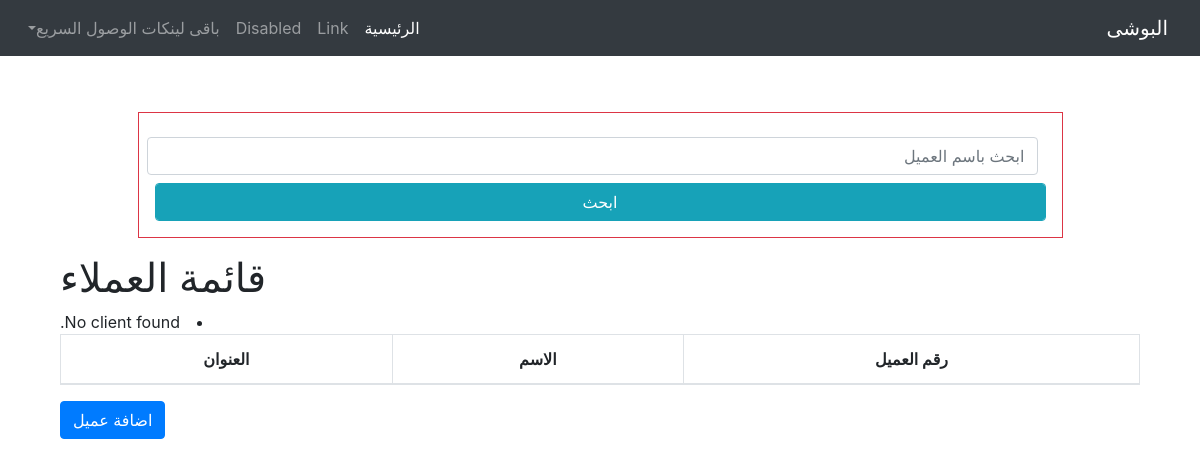
/client/, run on an earlier commit of the app's database.
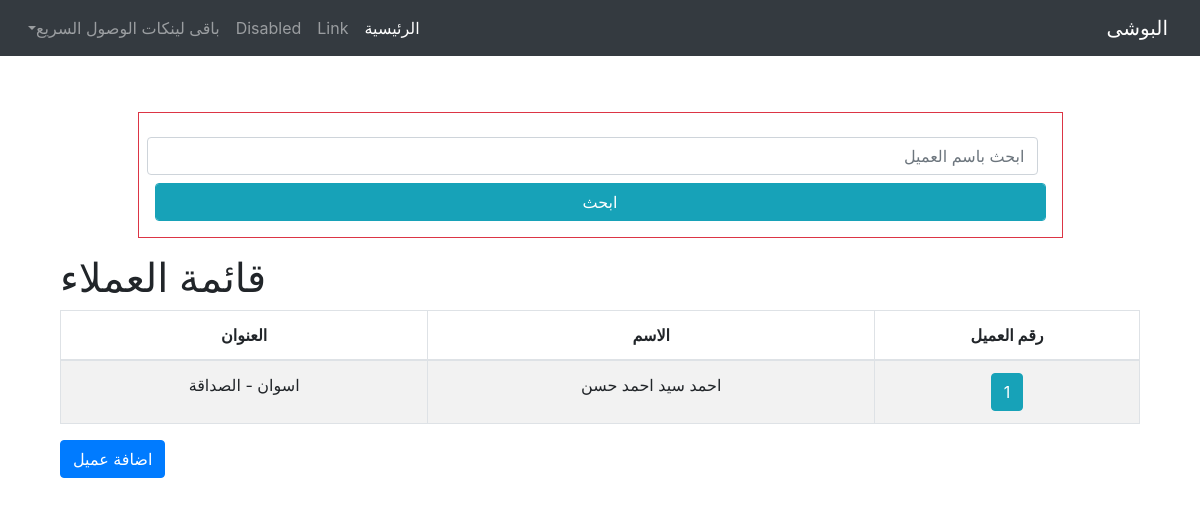
And on a later commit of the database.
### client/models.py (models this page shows, shortened)
class TimeStampMixin(models.Model):
    is_deleted      = models.BooleanField (default=False, db_index=True)
    created_at      = models.DateTimeField(auto_now_add=True,null=True)
    updated_at      = models.DateTimeField(auto_now=True,null=True)

class Client(TimeStampMixin, models.Model):
    GENDER_CHOICES = [
        ('male', 'رجالى'),
        ('female', 'حريمى'),
    ]
    FName       = models.CharField(max_length=15, null=True, blank=True, verbose_name="الاسم الاول") # الاسم الاول
    SName       = models.CharField(max_length=15, null=True, blank=True, verbose_name="الاسم الثانى") # الاسم الثانى
    TName       = models.CharField(max_length=15, null=True, blank=True, verbose_name="الاسم الثالث") # الاسم الثالث
    LName       = models.CharField(max_length=15, null=True, blank=True, verbose_name="الاسم الرابع") # الاسم الرابع
    name        = models.CharField(max_length=50, null=True, blank=True, db_index=True,verbose_name="الاسم بالكامل") # الاسم بالكامل
    kindMale    = models.CharField(max_length=10, choices=GENDER_CHOICES, null=True, blank=True, verbose_name="نوع العميل" )
    book        = models.CharField(max_length=50, null=True, blank=True, verbose_name="اسم الدفتر")
    page        = models.IntegerField(null=True, blank=True, verbose_name="صفحة رقم")
    phone       = models.CharField(max_length=11, null=True, blank=True, unique=True, db_index=True, verbose_name="رقم التليفون")
    address     = models.CharField(max_length=50, null=True, blank=True, verbose_name="العنوان")

class TimeStampMixin(models.Model):
    is_deleted      = models.BooleanField (default=False, db_index=True)
    created_at      = models.DateTimeField(auto_now_add=True,null=True)
    updated_at      = models.DateTimeField(auto_now=True,null=True)

### client/views.py (the view)
# urls.py: path('', clientListView.as_view(), name="client_list"),
class clientListView(ListView):
    model = Client
    template_name = 'client/client_list.html'
    context_object_name = 'clients'
    def get_queryset(self):
        queryset = super().get_queryset()
        search_query = self.request.GET.get('q')
        if search_query:
            queryset = queryset.filter(
                Q(name__icontains=search_query) & Q(is_deleted=False)
            )
        return queryset

### client/templates/client/client_list.html (shortened to what this page needs)
{% extends "homee/index.html" %}
{% block content %}
<div class="container-fluid">
    <div class="row mt-5 mb-3">
        <div class="col-10 m-auto border border-danger p-3 text-center">
            <form class="form" action="#" method="GET">
                <div class="">
                    <input name="q" class="form-control m-2" placeholder="ابحث باسم العميل">
                    <input type="submit" class="form-control btn btn-info" value="ابحث">
                </div>
            </form>
        </div>
    </div>
    <div class="row">
        <div class="col-12 m-auto">
            <h1>قائمة العملاء</h1>
            <table class="table text-center table-striped table-hover table-bordered w-100" id="" style="">
                <thead>
                    <th>رقم العميل</th>
                    <th>الاسم</th>
                    <th>العنوان</th>
                </thead>
                <tbody>
                    {% for client in clients %}
                        <tr>
                            <td><a class="btn btn-info text-white"
                                href="#">{{ client.id }}</a></td>
                            <td>{{ client.name }}</td>
                            <td>{{ client.address }}</td>
                        </tr>
                    {% empty %}
                        <li>No client found.</li>
                    {% endfor %}
                </tbody>
            </table>
            <a class="btn btn-primary" href="#">اضافة عميل</a>
        </div>
    </div>
</div>
{% endblock %}

### home/templates/homee/index.html (shortened to what this page needs)
<!DOCTYPE html>
<html lang="ar">
<head>
    {% load static %}
    <link rel="stylesheet" href="{% static "homee/css/bootstrap.min.css" %}"/>
</head>
<body style="direction:rtl">
    <nav class="navbar navbar-expand-md navbar-dark bg-dark fixed-top">
        <a class="navbar-brand" href="#">البوشى</a>
        <div class="collapse navbar-collapse" id="navbarsExampleDefault">
            <ul class="navbar-nav mr-auto">
                <li class="nav-item active">
                    <a class="nav-link" href="#">الرئيسية <span class="sr-only">(current)</span></a>
                </li>
                <li class="nav-item">
                    <a class="nav-link" href="#">Link</a>
                </li>
                <li class="nav-item">
                    <a class="nav-link" href="#">Disabled</a>
                </li>
                <li class="nav-item dropdown">
                    <a class="nav-link dropdown-toggle" href="http://example.com" id="dropdown01" data-toggle="dropdown" aria-haspopup="true" aria-expanded="false">باقى لينكات الوصول السريع</a>
                </li>
            </ul>
        </div>
    </nav>
    <main role="main" class="container mt-5 pt-3">
        {% block content %}{% endblock %}
    </main>
</body>

What changed in the data, as far as the page shows it:
added Client: id "1", name "احمد سيد احمد حسن", address "اسوان - الصداقة"
Also different on the page:
text no longer shown: "No client found."
